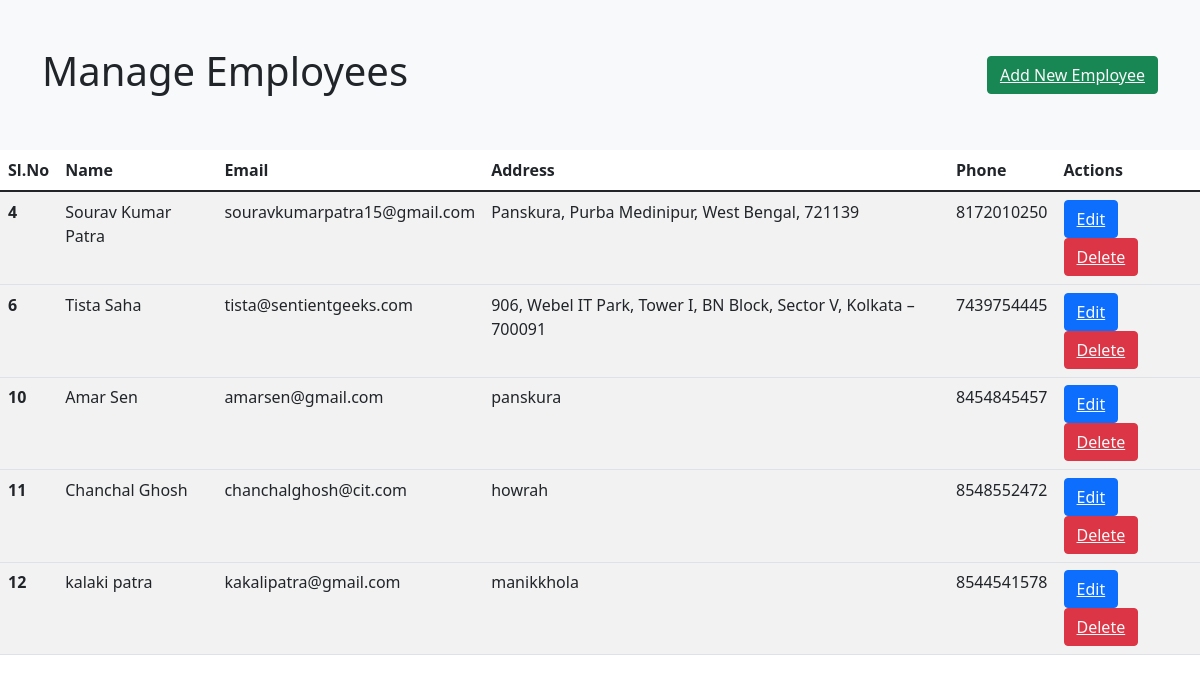
The app's page /read.php with its own data.
### tables this page shows
CREATE TABLE `crud` (
  `name` varchar(100) NOT NULL,
  `email` varchar(100) NOT NULL,
  `address` varchar(100) NOT NULL,
  `phone` varchar(20) NOT NULL,
  `id` int(10) NOT NULL
);

### read.php (the view, shortened to what this page needs)
<?php
include 'connect.php';
?>
<!DOCTYPE html>
<html lang="en">
<head>
    <link rel="stylesheet" href="path/to/font-awesome/css/font-awesome.min.css">
    <link href="https://cdn.jsdelivr.net/npm/bootstrap@5.1.3/dist/css/bootstrap.min.css" rel="stylesheet"
>
</head>
<body>
<nav class="navbar navbar-expand-lg navbar-light bg-light">
    <div class="container">
        <a> <h1>Manage Employees</h1></a>
        <button class="btn btn-success my-5"><a href="home.php" class="text-light">Add New Employee</a></button>
</nav>
        <table class="table table-striped">
  <thead>
    <tr>
        <th scope="col">Sl.No</th>
      <th scope="col">Name</th>
      <th scope="col">Email</th>
      <th scope="col">Address</th>
      <th scope="col">Phone</th>
      <th scope="col">Actions</th>
    </tr>
  </thead>
  <tbody>
    <?php
$sql="select * from crud";
$result=mysqli_query($con,$sql);
if($result){
    while($row=mysqli_fetch_assoc($result)){
        $id=$row['id'];
        $name=$row['name'];
        $email=$row['email'];
        $address=$row['address'];
        $phone=$row['phone'];
        echo '<tr>
        <th scope="row">'.$id.'</th>
        <td>'.$name.'</td>
        <td>'.$email.'</td>
        <td>'.$address.'</td>
        <td>'.$phone.'</td>
        <td>
        <button class="btn btn-primary"><a href="update.php? updateid='.$id.'" class="text-light">Edit</a></button>
        <button class="btn btn-danger"><a href="delete.php? deleteteid='.$id.'"  class="text-light">Delete</a></button>
        </td>
      </tr>
      <tr>';
    }
}
?>
  </tbody>
</table>
</body>
</html>

### records on screen
crud: id "4", name "Sourav Kumar Patra", email "souravkumarpatra15@gmail.com", address "Panskura, Purba Medinipur, West Bengal, 721139", phone "8172010250"
crud: id "6", name "Tista Saha", email "tista@sentientgeeks.com", address "906, Webel IT Park, Tower I, BN Block, Sector V, Kolkata – 700091", phone "7439754445"
crud: id "10", name "Amar Sen", email "amarsen@gmail.com", address "panskura", phone "8454845457"
crud: id "11", name "Chanchal Ghosh", email "chanchalghosh@cit.com", address "howrah", phone "8548552472"
crud: id "12", name "kalaki patra", email "kakalipatra@gmail.com", address "manikkhola", phone "8544541578"
